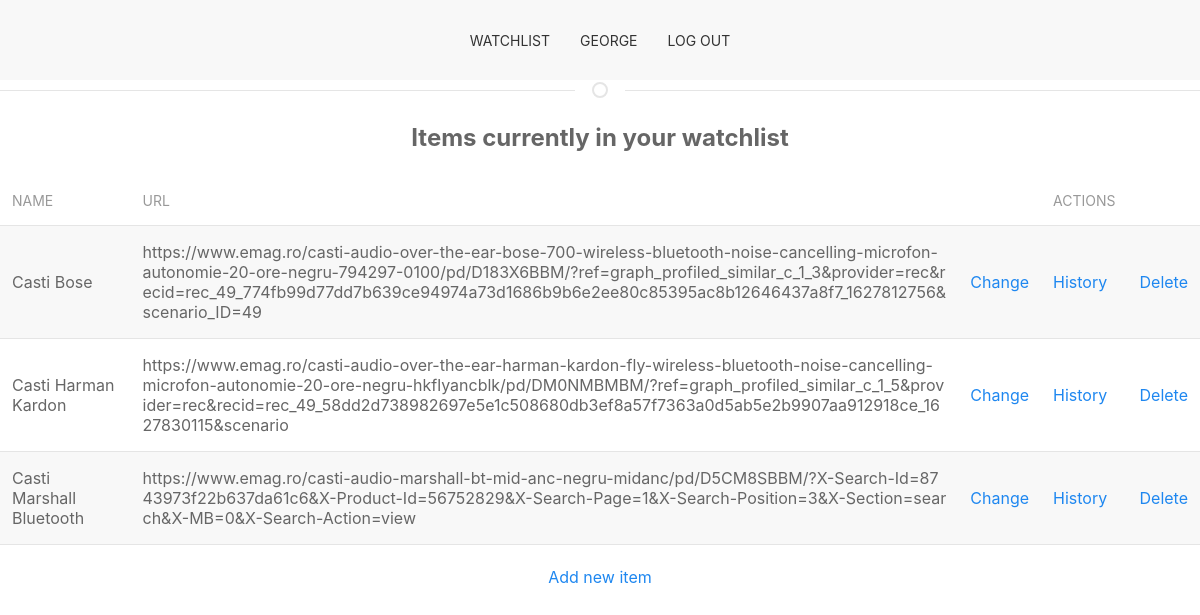
The app's page /watchlist/ (signed in), older data.
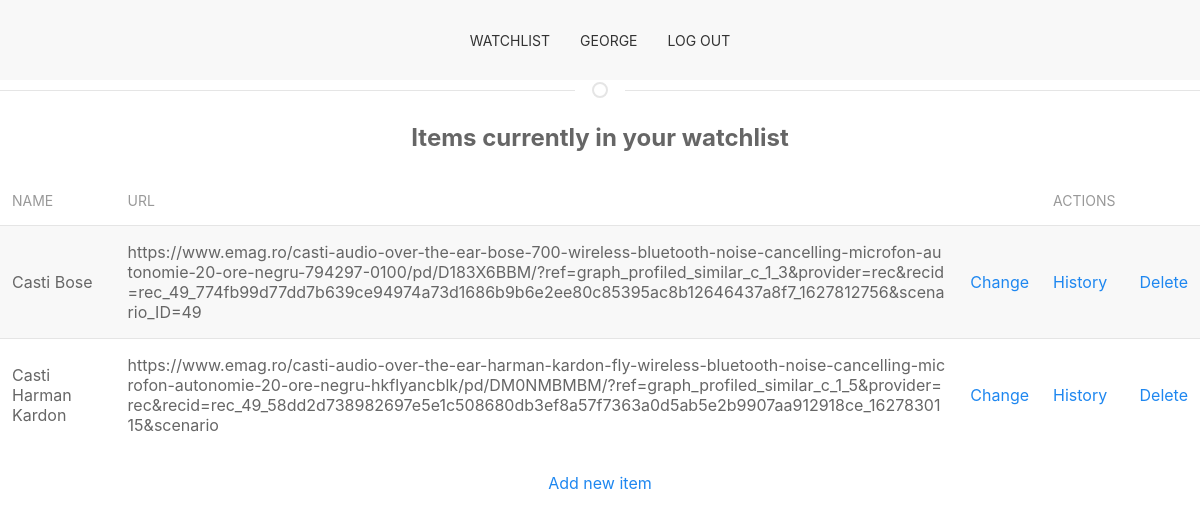
The same page, newer data.
### app1/models.py (models this page shows, shortened)
class WatchItem(models.Model):
    user = models.ForeignKey(User, default=None, on_delete=models.CASCADE)
    name = models.CharField(max_length=150)
    url = models.CharField(max_length=300)

### app1/views.py (the view)
# urls.py: path('', views.WatchlistHomeIndex.as_view(), name='watchlist_index'),
class WatchlistHomeIndex(LoginRequiredMixin, ListView):
    model = WatchItem
    template_name = 'app1/watchlist_index.html'
    """
    Only show watchlist items added by the logged in user
    """
    def get_queryset(self):
        queryset = super(WatchlistHomeIndex, self).get_queryset()
        queryset = queryset.filter(user=self.request.user)
        return queryset

### templates/app1/watchlist_index.html
{% extends 'base.html' %}
{% block content %}
<p class="uk-text-center uk-text-bolder uk-text-large">Items currently in your watchlist</p>
    <table class="uk-table uk-table-middle uk-table-hover uk-table-striped">
        <thead>
            <tr>
                <th class="">Name</th>
                <th>URL</th>
                <th></th>
                <th>Actions</th>
                <th></th>
            </tr>
        </thead>
        <tbody>
            {% for item in watchitem_list %}
                <tr>
                    <td>{{ item.name }}</td>
                    <td class="uk-text-break">{{ item.url }}</td>
                    <td><a href="{% url 'app1:edit_item' item.id %}">Change</a></td>
                    <td><a href="{% url 'app1:price_history' item.id %}">History</a></td>
                    <td><a href="{% url 'app1:delete_item' item.id %}">Delete</a></td>
                </tr>
            {% endfor %}
        </tbody>
    </table>
    <p style="text-decoration:dashed" class="uk-text-center uk-text-normal uk-text-default">
        <a href="{% url 'app1:add_item' %}">Add new item</a>
    </p>
{% endblock %}

### templates/base.html (shortened to what this page needs)
{% load static %}
<html>
<head>
    <link rel="stylesheet" type="text/css" href="{% static 'uikit.css' %}" />
</head>
<body>
<nav class="uk-navbar uk-navbar-container" uk-navbar="mode:click">
    <div class="uk-navbar-center">
        {% if request.user.is_authenticated %}
            <ul class="uk-navbar-nav">
                <li class="uk-active">
                    <a class="" href="{% url 'app1:watchlist_index' %}">Watchlist</a>
                </li>
            </ul>
            {% if request.user.first_name and request.user.last_name %}
            <ul class="uk-navbar-nav">
                <li class="uk-active">
                    <a href="{% url 'userprofile:update_profile' request.user.id %}">{{ request.user.first_name }} {{ request.user.last_name }}</a>
                </li>
            </ul>
            {% else %}
                <ul class="uk-navbar-nav">
                    <li class="uk-active">
                        <a href="{% url 'userprofile:update_profile' request.user.id %}">{{ request.user.username }}</a>
                    </li>
                </ul>
            {% endif %}
        {% endif %}
        {% if request.user.is_authenticated %}
            <ul class="uk-navbar-nav">
                <li class="uk-active">
                    <a href="{% url 'logout' %}">Log out</a>
                </li>
            </ul>
        {% endif %}
    </div>
</nav>
<div>
    <div class="uk-divider-icon"></div>
    {% block content %}
    {% endblock %}
</div>
</body>
</html>

Row changes from the older to the newer data that the page shows:
removed WatchItem: name "Casti Marshall Bluetooth", url "https://www.emag.ro/casti-audio-marshall-bt-mid-anc-negru-midanc/pd/D5CM8SBBM/?X-Search-Id=8743973f22b637da61c6&X-Product-Id=56752829&X-Search-Page=1&X-Search-Position=3&X-Section=search&X-MB=0&X-Search-Action=view"
